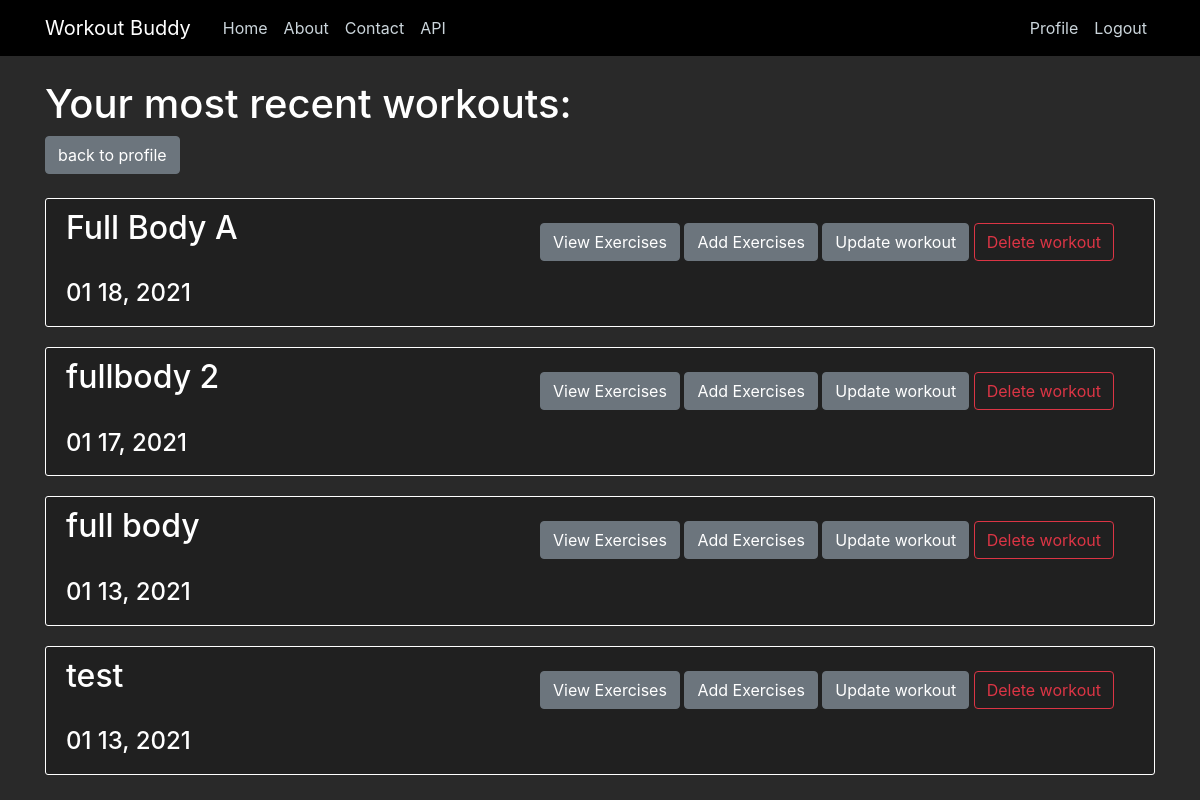
The app's page /workouts/ (signed in), older data.
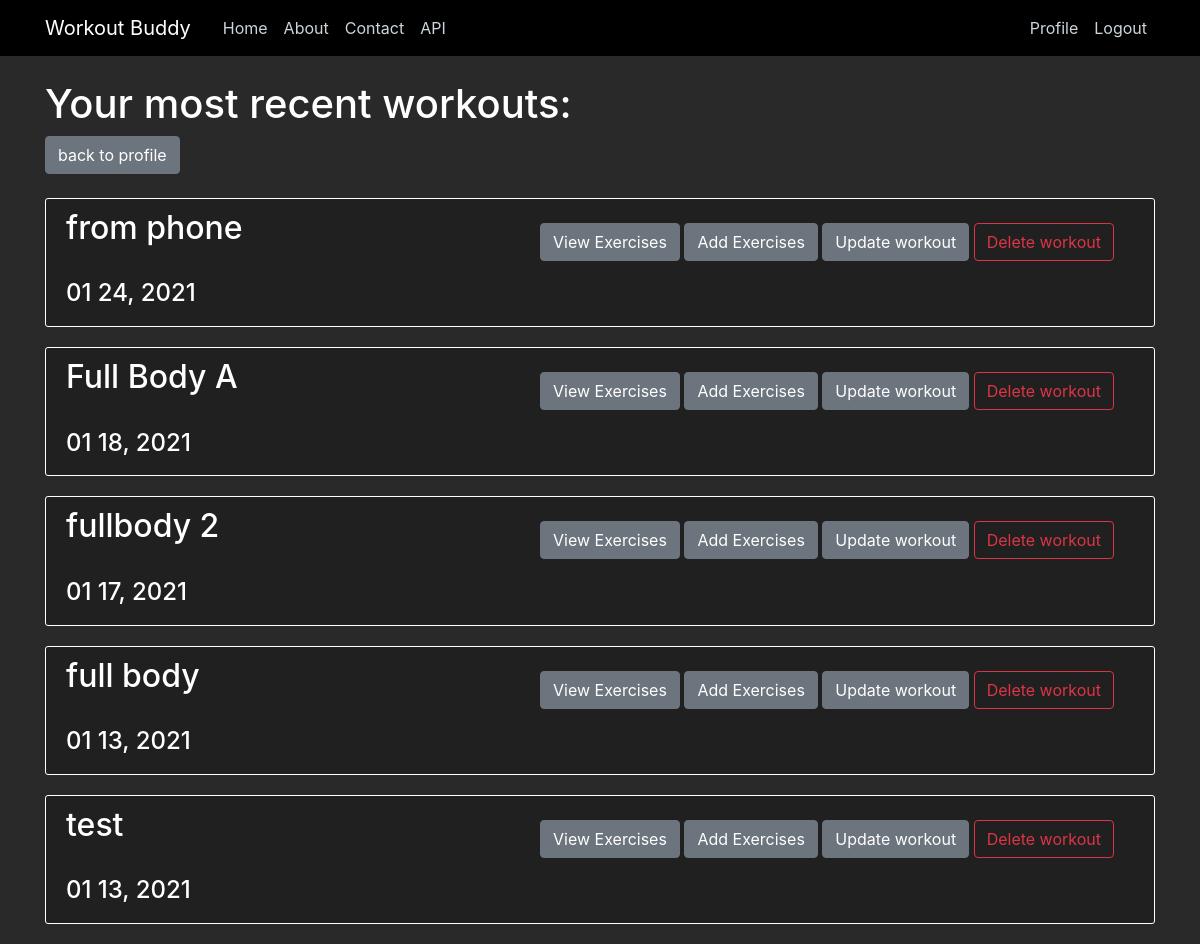
The same page, newer data.
### workouts/models.py (models this page shows, shortened)
class Workouts(models.Model):
    username = models.ForeignKey(User, on_delete=models.CASCADE) #delete workouts if user is deleted.
    date = models.DateField()
    WName = models.CharField(max_length=50)

### workouts/views.py (the view)
# urls.py: path('workouts/', WorkoutsListView.as_view(), name='workouts'),
class WorkoutsListView(ListView):
    template_name = 'workouts/workouts.html'
    context_object_name = 'workouts'
    def get_queryset(self):
        queryset = Workouts.objects.filter(username=self.request.user)
        return queryset.order_by('-date') #order by newest date to oldest.

### workouts/templates/workouts/workouts.html (shortened to what this page needs)
{% extends "main/base.html" %}
{% block content %}
    {% if user.is_authenticated %}
    <h1>Your most recent workouts: </h1>
    <a class="btn btn-secondary" href="{% url 'profile' %}">back to profile</a>
    <br /><br />
        {% for workout in workouts %}
            <div class="content-section">
                {% if not request.user_agent.is_mobile %}
                    <div class="button-section float-right">
                        <a class="btn btn-secondary mt-1 mb-1" href="{% url 'workout-exercises' workout.id %}">View Exercises</a>
                        <a class="btn btn-secondary mt-1 mb-1" href="{% url 'exercises-add' workout.id %}">Add Exercises</a>
                        <a class="btn btn-secondary mt-1 mb-1" href="{% url 'workouts-update' workout.id %}">Update workout</a>
                        <a class="btn btn-outline-danger" href="{% url 'workouts-delete' workout.id %}">Delete workout</a>
                    </div>
                    <h2>{{ workout.WName }}  </h2>
                    <br />
                    <h4>{{ workout.date|date:"m d, Y" }}</h4>
                {% endif %}
            </div>
        {% endfor %}
    {% else %}
        <h2>Login to view or edit your workouts</h2>
        <a href="{% url 'login' %}">Login</a>
        <br />
        <h2>Or register if you don't have an account to log into</h2>
        <a href="{% url 'register' %}">Register now!</a>
    {% endif %}
{% endblock content %}

### main/templates/main/base.html (shortened to what this page needs)
{% load static %}
<!DOCTYPE html>
<html>
<head>
    <link rel="stylesheet" href="https://maxcdn.bootstrapcdn.com/bootstrap/4.0.0/css/bootstrap.min.css">
    <link rel="stylesheet" type="text/css" href="{% static 'main/main.css' %}">
</head>
<body>
    <header class="site-header">
      <nav class="navbar navbar-expand-md navbar-dark fixed-top" style="background-color: black">
        <div class="container">
          <a class="navbar-brand mr-4" href="{% url 'home' %}">Workout Buddy</a>
          <div class="collapse navbar-collapse" id="navbarToggle">
            <div class="navbar-nav mr-auto">
              <a class="nav-item nav-link" href="{% url 'home' %}">Home</a>
              <a class="nav-item nav-link" href="{% url 'about' %}">About</a>
              <a class="nav-item nav-link" href="{% url 'contact' %}">Contact</a>
              {% if user.is_authenticated %}
                <a class="nav-item nav-link" href="/api">API</a>
              {% endif %}
            </div>
            <div class="navbar-nav">
              {% if user.is_authenticated %}
                <a class="nav-item nav-link" href="{% url 'profile' %}">Profile</a>
                <a class="nav-item nav-link" href="{% url 'logout' %}">Logout</a>
              {% else %}
                <a class="nav-item nav-link" href="{% url 'login' %}">Login</a>
                <a class="nav-item nav-link" href="{% url 'register' %}">Register</a>
              {% endif %}
            </div>
          </div>
        </div>
      </nav>
    </header>
    <div class="container">
        {% block content %}
        {% endblock %}
    </div>
</body>
</html>

### main/static/main/main.css (style rules this page uses)
body { background: #292929; color: #333333; margin-top: 5rem; }
h1, h2, h3, h4, h5, h6 { color: #ffffff; }
.site-header .navbar-nav .nav-link { color: #cbd5db; }
.button-section { background: #202020; padding: 10px 20px; border-radius: 3px; margin-bottom: 20px; }
.content-section { background: #202020; padding: 10px 20px; border: 1px solid #ffffff; border-radius: 3px; margin-bottom: 20px; }

Row changes from the older to the newer data that the page shows:
added Workouts: WName "from phone", date "01 24, 2021"
